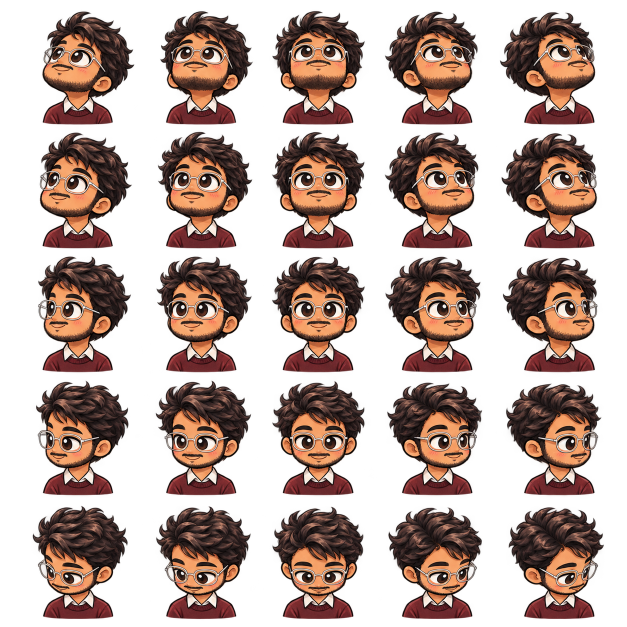
#> input picture characters/utkarsh-smooth/directions.png, 1254 x 1254 px, given in place of directions.png-directions.webp, which was not available (shown at 1/2 size)
$ python verify-mascot-atlases.py ../characters/utkarsh-smooth/directions.png
#> lines starting #> are read from the running program, lines starting #| are printed output that depends on the picture; after the words box and inside, x2 and y2 are one past the last pixel; in counts of white or black regions, pixels touching at a corner belong together
"""Verify 5x5 direction and 3x3 reaction atlases.

Adapted from nilbuild/page-mascot (MIT); see public/licenses/page-mascot.txt.

Landmark metrics kept breaking here. "Widest row of the lower body" flips between two
rows of equal width on any character with straight sides, and reported 30px of movement
on mascots that do not move at all. Centre of mass moves when the mouth opens.

So this estimates the shift the way you would estimate any shift: slide the reaction
frame's body band against the directions centre frame and find the offset that lines
them up best. Reported in pixels at the size the mascot is rendered.
"""
import os
import sys

import numpy as np
from PIL import Image
from scipy import ndimage

ROOT = os.environ.get('MASCOT_ROOT', os.getcwd())
DEST = os.environ.get('MASCOT_DEST', os.path.join(ROOT, 'public', 'mascots'))
DISPLAY = 140.0
GRID = int(os.environ.get('MASCOT_DIRECTION_GRID', '5'))
SEARCH = 24


def cells(path, grid=3):
    im = Image.open(path).convert('RGBA')
    t = im.size[0] // grid
    return t, [np.array(im.crop(((i % grid) * t, (i // grid) * t, (i % grid + 1) * t, (i // grid + 1) * t)))
               for i in range(grid * grid)]


def body(cell):
    opaque = cell[..., 3] > 120
    labels, count = ndimage.label(opaque)
    if count == 0:
        return opaque
    return labels == int(np.argmax(ndimage.sum(opaque, labels, range(1, count + 1)))) + 1


BAND_TOP, BAND_BOTTOM = 0.55, 0.78


def lower_band(mask):
    """Chest and shoulders, taken at FIXED rows of the tile.

    Defining the band relative to each frame's own extent looks more careful and is
    actually circular here: the bottom fade ends at a slightly different height in every
    frame, so a frame-relative band starts in a different place and the correlation
    reports that as movement. Every frame shares one tile geometry, so the same absolute
    rows are directly comparable -- and these rows sit above where the fade begins.
    """
    band = np.zeros_like(mask)
    top = int(mask.shape[0] * BAND_TOP)
    bottom = int(mask.shape[0] * BAND_BOTTOM)
    band[top:bottom] = mask[top:bottom]
    return band


def best_shift(ref, other):
    scores = []
    for dy in range(-SEARCH, SEARCH + 1):
        shifted = np.roll(other, dy, axis=0)
        if dy > 0:
            shifted[:dy] = False
        elif dy < 0:
            shifted[dy:] = False
        union = (shifted | ref).sum()
        scores.append(((shifted & ref).sum() / max(union, 1), dy))
    return max(scores)


def palette(cells_list):
    """Normalised colour histogram of the character across a sheet.

    Position is not the only way the two sheets can disagree. The expressions sheet
    sometimes comes back as a recognisably different drawing -- same pose and size, but
    the whiskers dropped or the belly patch gone -- and the mascot then changes
    appearance on click without moving at all. Shift alone scores that as perfect.
    """
    counts = np.zeros(4096, dtype=np.float64)
    for cell in cells_list:
        mask = body(cell) & (cell[..., 3] > 200)
        if not mask.any():
            continue
        rgb = (cell[mask][:, :3] // 16).astype(np.int32)
        counts += np.bincount(rgb[:, 0] * 256 + rgb[:, 1] * 16 + rgb[:, 2],
                              minlength=4096).astype(np.float64)
    total = counts.sum()
    return counts / total if total else counts


def shoulder_width(cells_list):
    """Mean width of the character at its shoulders, in pixels.

    The third way the two sheets can disagree, after position and colour: the body is
    drawn at a different size. A uniform scale difference leaves the body centred where it
    was, so the shift measurement reads a clean zero while the shoulders visibly shrink or
    swell on click. Measured at the bottom of the character rather than a fixed row of the
    tile, so hair hanging past the jaw is not mistaken for shoulder.
    """
    widths = []
    for cell in cells_list:
        mask = body(cell)
        rows = np.where(mask.any(axis=1))[0]
        if not len(rows):
            continue
        band = mask[rows.min() + int((rows.max() - rows.min()) * 0.85):rows.max() + 1]
        if band.any():
            widths.append(band.sum(axis=1).max())
    return float(np.mean(widths)) if widths else 0.0


print(f'{"character":11} {"shift":>8} {"overlap":>9} {"palette":>9} {"width":>8}'
      f'   (at {DISPLAY:.0f}px rendered)')
rows = []
direction_failed = False
for name in sys.argv[1:]:
    tile, directions = cells(os.path.join(DEST, f'{name}-directions.webp'), GRID)
#> in cells, im is the input picture: PIL image 1254x1254 RGBA; mean R, G, B, A 56.9, 36.3, 29, 117.1
    _, reactions = cells(os.path.join(DEST, f'{name}-reactions.webp'))
    scale = DISPLAY / tile
#> scale = 0.56
    ref = lower_band(body(directions[GRID * GRID // 2]))
#> in body, `opaque = cell[..., 3] > 120`:
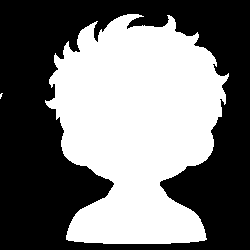
#> opaque: shape (250, 250) bool; 46.3% white; 2 white regions (1 under 20 px), largest, box (x1, y1, x2, y2) and area: (45, 14, 229, 244) 28915
#> in body, `labels, count = ndimage.label(opaque)`:
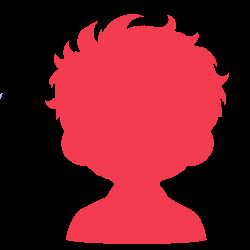
#> labels: shape (250, 250) int32; 3 distinct labels, from 0 to 2; one colour per label, 0 black
#> in body, `labels, count = ndimage.label(opaque)`: count = 2
#> in body, `return labels == int(np.argmax(ndimage.sum(opaque, labels, range(1, co..`: returned value: shape (250, 250) bool; 46.3% white; 1 white region, box (x1, y1, x2, y2) and area: (45, 14, 229, 244) 28915
#> in lower_band, `band = np.zeros_like(mask)`: band: shape (250, 250) bool; every value is 0
#> in lower_band, `band[top:bottom] = mask[top:bottom]`:
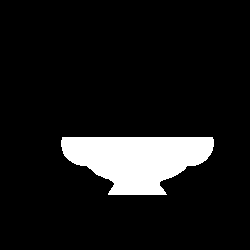
#> band: shape (250, 250) bool; 9.8% white; 1 white region, box (x1, y1, x2, y2) and area: (61, 137, 214, 195) 6140
    results = [best_shift(ref, lower_band(body(c))) for c in reactions]
#> in body (call 2), `opaque = cell[..., 3] > 120`:
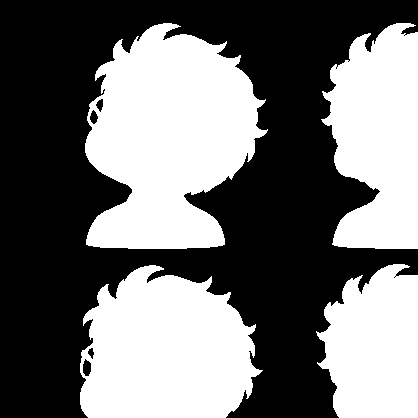
#> opaque: shape (418, 418) bool; 45.1% white; 4 white regions, box (x1, y1, x2, y2) and area: (85, 23, 268, 249) 28477, (80, 265, 263, 418) 21421, (321, 23, 418, 249) 16531, (316, 264, 418, 418) 12457
#> in body (call 2), `labels, count = ndimage.label(opaque)`:
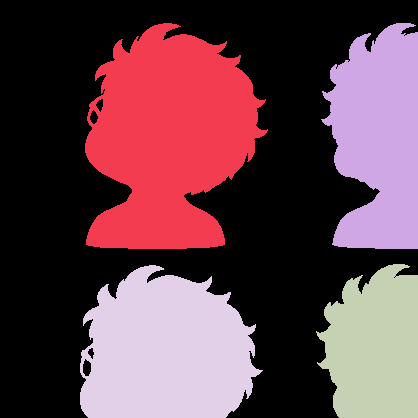
#> labels: shape (418, 418) int32; 5 distinct labels, from 0 to 4; one colour per label, 0 black
#> in body (call 2), `labels, count = ndimage.label(opaque)`: count = 4
#> in body (call 2), `return labels == int(np.argmax(ndimage.sum(opaque, labels, range(1, co..`: returned value: shape (418, 418) bool; 16.3% white; 1 white region, box (x1, y1, x2, y2) and area: (85, 23, 268, 249) 28477
#> in lower_band (call 2), `band = np.zeros_like(mask)`: band: shape (418, 418) bool; every value is 0
#> in lower_band (call 2), `band[top:bottom] = mask[top:bottom]`:
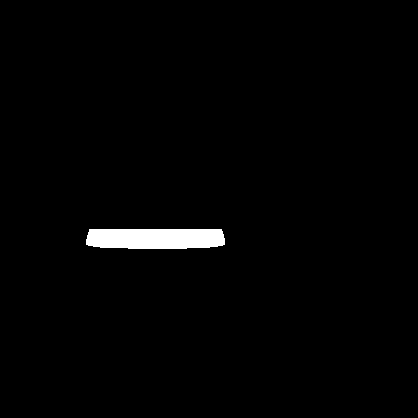
#> band: shape (418, 418) bool; 1.5% white; 1 white region, box (x1, y1, x2, y2) and area: (86, 229, 225, 249) 2618
#> in best_shift, `scores = []`: scores = []
#> the loop in best_shift, `for dy in range(-SEARCH, SEARCH + 1):` made 1 pass
#> pass 1, in best_shift, `shifted = np.roll(other, dy, axis=0)`:
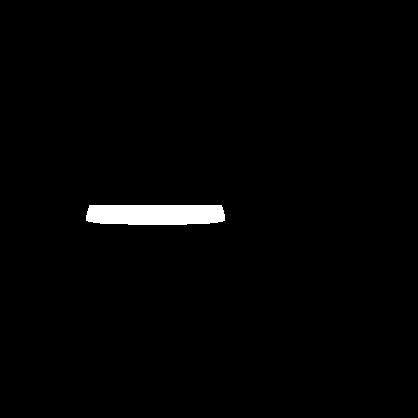
#> shifted: shape (418, 418) bool; 1.5% white; 1 white region, box (x1, y1, x2, y2) and area: (86, 205, 225, 225) 2618
#> (the run stopped early here; a loop or call above may not have finished)
